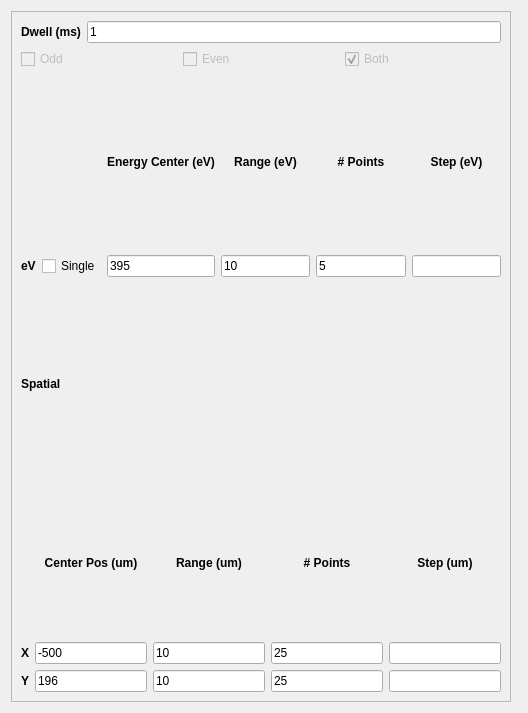
               <widget class="QWidget" name="page">
                <property name="geometry">
                 <rect>
                  <x>0</x>
                  <y>0</y>
                  <width>528</width>
                  <height>713</height>
                 </rect>
                </property>
                <attribute name="label">
                 <string>Image Line by Line</string>
                </attribute>
                <layout class="QVBoxLayout" name="verticalLayout">
                 <item>
                  <widget class="QFrame" name="frame">
                   <property name="maximumSize">
                    <size>
                     <width>500</width>
                     <height>16777215</height>
                    </size>
                   </property>
                   <property name="frameShape">
                    <enum>QFrame::StyledPanel</enum>
                   </property>
                   <property name="frameShadow">
                    <enum>QFrame::Raised</enum>
                   </property>
                   <layout class="QVBoxLayout" name="imageLbyLLayout">
                    <item>
                     <layout class="QHBoxLayout" name="horizontalLayout_14">
                      <item>
                       <layout class="QHBoxLayout" name="horizontalLayout_2">
                        <item>
                         <widget class="QLabel" name="label_7">
                          <property name="font">
                           <font>
                            <weight>75</weight>
                            <bold>true</bold>
                           </font>
                          </property>
                          <property name="text">
                           <string>Dwell (ms)</string>
                          </property>
                          <property name="alignment">
                           <set>Qt::AlignCenter</set>
                          </property>
                         </widget>
                        </item>
                        <item>
                         <widget class="QLineEdit" name="dwellFld">
                          <property name="text">
                           <string>1</string>
                          </property>
                         </widget>
                        </item>
                       </layout>
                      </item>
                      <item>
                       <layout class="QHBoxLayout" name="horizontalLayout_13"/>
                      </item>
                     </layout>
                    </item>
                    <item>
                     <layout class="QHBoxLayout" name="horizontalLayout_3">
                      <item>
                       <widget class="QCheckBox" name="oddCheckBox">
                        <property name="enabled">
                         <bool>false</bool>
                        </property>
                        <property name="text">
                         <string>Odd</string>
                        </property>
                        <property name="checked">
                         <bool>false</bool>
                        </property>
                       </widget>
                      </item>
                      <item>
                       <widget class="QCheckBox" name="evenCheckBox">
                        <property name="enabled">
                         <bool>false</bool>
                        </property>
                        <property name="text">
                         <string>Even</string>
                        </property>
                       </widget>
                      </item>
                      <item>
                       <widget class="QCheckBox" name="bothCheckBox">
                        <property name="enabled">
                         <bool>false</bool>
                        </property>
                        <property name="text">
                         <string>Both</string>
                        </property>
                        <property name="checked">
                         <bool>true</bool>
                        </property>
                       </widget>
                      </item>
                     </layout>
                    </item>
                    <item>
                     <layout class="QGridLayout" name="gridLayout_4">
                      <item row="0" column="2">
                       <widget class="QLabel" name="label_26">
                        <property name="font">
                         <font>
                          <weight>75</weight>
                          <bold>true</bold>
                         </font>
                        </property>
                        <property name="text">
                         <string>Energy Center (eV)</string>
                        </property>
                        <property name="alignment">
                         <set>Qt::AlignCenter</set>
                        </property>
                       </widget>
                      </item>
                      <item row="0" column="3">
                       <widget class="QLabel" name="label_27">
                        <property name="font">
                         <font>
                          <weight>75</weight>
                          <bold>true</bold>
                         </font>
                        </property>
                        <property name="text">
                         <string>Range (eV)</string>
                        </property>
                        <property name="alignment">
                         <set>Qt::AlignCenter</set>
                        </property>
                       </widget>
                      </item>
                      <item row="0" column="4">
                       <widget class="QLabel" name="label_28">
                        <property name="font">
                         <font>
                          <weight>75</weight>
                          <bold>true</bold>
                         </font>
                        </property>
                        <property name="text">
                         <string># Points</string>
                        </property>
                        <property name="alignment">
                         <set>Qt::AlignCenter</set>
                        </property>
                       </widget>
                      </item>
                      <item row="0" column="5">
                       <widget class="QLabel" name="label_29">
                        <property name="font">
                         <font>
                          <weight>75</weight>
                          <bold>true</bold>
                         </font>
                        </property>
                        <property name="text">
                         <string>Step (eV)</string>
                        </property>
                        <property name="alignment">
                         <set>Qt::AlignCenter</set>
                        </property>
                       </widget>
                      </item>
                      <item row="1" column="0">
                       <widget class="QLabel" name="label_30">
                        <property name="font">
                         <font>
                          <weight>75</weight>
                          <bold>true</bold>
                         </font>
                        </property>
                        <property name="text">
                         <string>eV</string>
                        </property>
                       </widget>
                      </item>
                      <item row="1" column="2">
                       <widget class="QLineEdit" name="centerEVFld">
                        <property name="text">
                         <string>395</string>
                        </property>
                       </widget>
                      </item>
                      <item row="1" column="4">
                       <widget class="QLineEdit" name="npointsEVFld">
                        <property name="text">
                         <string>5</string>
                        </property>
                       </widget>
                      </item>
                      <item row="1" column="5">
                       <widget class="QLineEdit" name="stepEVFld"/>
                      </item>
                      <item row="1" column="3">
                       <widget class="QLineEdit" name="rangeEVFld">
                        <property name="text">
                         <string>10</string>
                        </property>
                       </widget>
                      </item>
                      <item row="1" column="1">
                       <widget class="QCheckBox" name="enableEVChkBx">
                        <property name="enabled">
                         <bool>true</bool>
                        </property>
                        <property name="sizePolicy">
                         <sizepolicy hsizetype="Minimum" vsizetype="Fixed">
                          <horstretch>1</horstretch>
                          <verstretch>0</verstretch>
                         </sizepolicy>
                        </property>
                        <property name="text">
                         <string>Single</string>
                        </property>
                        <property name="checked">
                         <bool>false</bool>
                        </property>
                       </widget>
                      </item>
                     </layout>
                    </item>
                    <item>
                     <widget class="QLabel" name="label_32">
                      <property name="font">
                       <font>
                        <weight>75</weight>
                        <bold>true</bold>
                       </font>
                      </property>
                      <property name="text">
                       <string>Spatial</string>
                      </property>
                     </widget>
                    </item>
                    <item>
                     <layout class="QGridLayout" name="gridLayout">
                      <item row="0" column="1">
                       <widget class="QLabel" name="label">
                        <property name="font">
                         <font>
                          <weight>75</weight>
                          <bold>true</bold>
                         </font>
                        </property>
                        <property name="text">
                         <string>Center Pos (um)</string>
                        </property>
                        <property name="alignment">
                         <set>Qt::AlignCenter</set>
                        </property>
                       </widget>
                      </item>
                      <item row="0" column="2">
                       <widget class="QLabel" name="label_4">
                        <property name="font">
                         <font>
                          <weight>75</weight>
                          <bold>true</bold>
                         </font>
                        </property>
                        <property name="text">
                         <string>Range (um)</string>
                        </property>
                        <property name="alignment">
                         <set>Qt::AlignCenter</set>
                        </property>
                       </widget>
                      </item>
                      <item row="0" column="3">
                       <widget class="QLabel" name="label_5">
                        <property name="font">
                         <font>
                          <weight>75</weight>
                          <bold>true</bold>
                         </font>
                        </property>
                        <property name="text">
                         <string># Points</string>
                        </property>
                        <property name="alignment">
                         <set>Qt::AlignCenter</set>
                        </property>
                       </widget>
                      </item>
                      <item row="0" column="4">
                       <widget class="QLabel" name="label_6">
                        <property name="font">
                         <font>
                          <weight>75</weight>
                          <bold>true</bold>
                         </font>
                        </property>
                        <property name="text">
                         <string>Step (um)</string>
                        </property>
                        <property name="alignment">
                         <set>Qt::AlignCenter</set>
                        </property>
                       </widget>
                      </item>
                      <item row="1" column="0">
                       <widget class="QLabel" name="label_2">
                        <property name="font">
                         <font>
                          <weight>75</weight>
                          <bold>true</bold>
                         </font>
                        </property>
                        <property name="text">
                         <string>X</string>
                        </property>
                       </widget>
                      </item>
                      <item row="1" column="1">
                       <widget class="QLineEdit" name="centerXFld">
                        <property name="text">
                         <string>-500</string>
                        </property>
                       </widget>
                      </item>
                      <item row="1" column="3">
                       <widget class="QLineEdit" name="npointsXFld">
                        <property name="text">
                         <string>25</string>
                        </property>
                       </widget>
                      </item>
                      <item row="1" column="4">
                       <widget class="QLineEdit" name="stepXFld"/>
                      </item>
                      <item row="2" column="0">
                       <widget class="QLabel" name="label_3">
                        <property name="font">
                         <font>
                          <weight>75</weight>
                          <bold>true</bold>
                         </font>
                        </property>
                        <property name="text">
                         <string>Y</string>
                        </property>
                       </widget>
                      </item>
                      <item row="2" column="2">
                       <widget class="QLineEdit" name="rangeYFld">
                        <property name="text">
                         <string>10</string>
                        </property>
                       </widget>
                      </item>
                      <item row="2" column="3">
                       <widget class="QLineEdit" name="npointsYFld">
                        <property name="text">
                         <string>25</string>
                        </property>
                       </widget>
                      </item>
                      <item row="2" column="4">
                       <widget class="QLineEdit" name="stepYFld"/>
                      </item>
                      <item row="1" column="2">
                       <widget class="QLineEdit" name="rangeXFld">
                        <property name="text">
                         <string>10</string>
                        </property>
                       </widget>
                      </item>
                      <item row="2" column="1">
                       <widget class="QLineEdit" name="centerYFld">
                        <property name="text">
                         <string>196</string>
                        </property>
                       </widget>
                      </item>
                     </layout>
                    </item>
                   </layout>
                  </widget>
                 </item>
                </layout>
               </widget>
